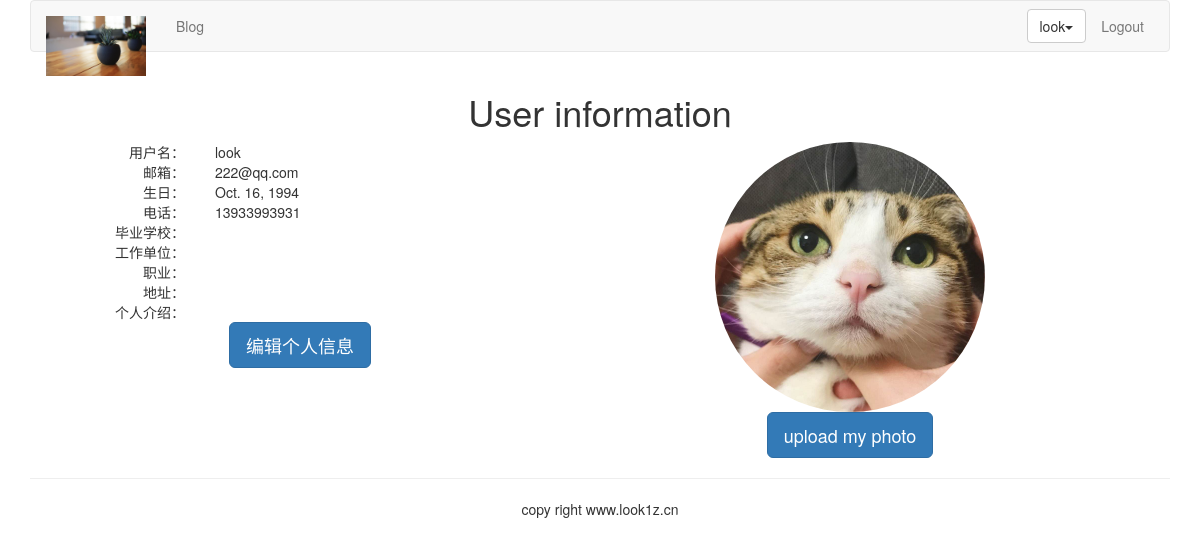
Page /account/my-information/ (signed in) on the earlier database version.
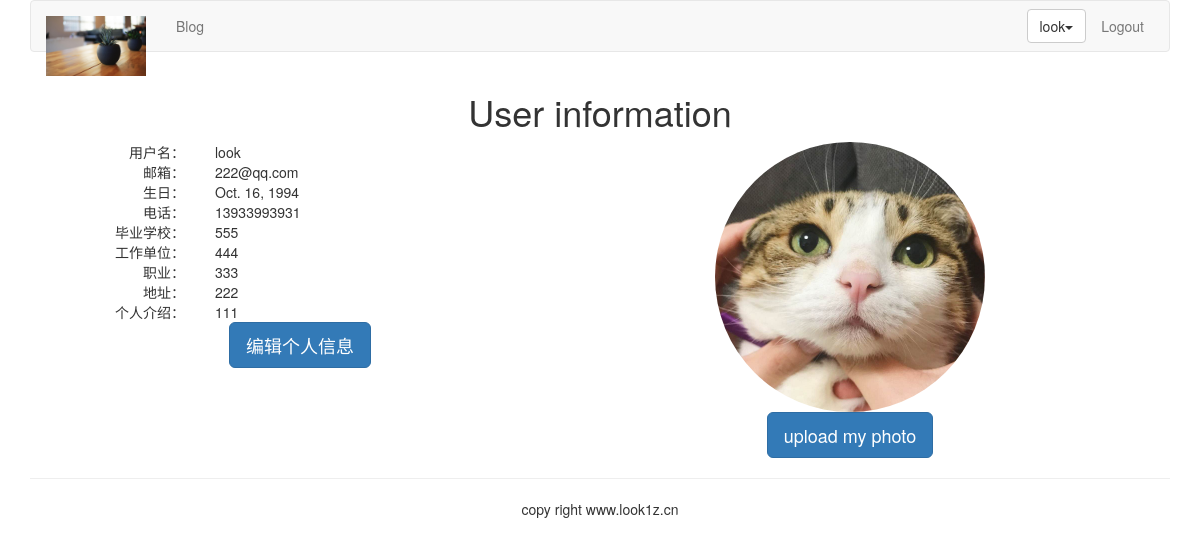
Same page on the later database version.
### account/models.py (models this page shows, shortened)
class UserProfile(models.Model):
    user = models.OneToOneField(User, unique=True)
    birth = models.DateField(blank=True, null=True)
    phone = models.CharField(max_length=20, null=True)

class UserInfo(models.Model):
    user = models.OneToOneField(User, unique=True)
    school = models.CharField(max_length=100, blank=True)
    company = models.CharField(max_length=100, blank=True)
    profession = models.CharField(max_length=100, blank=True)
    address = models.CharField(max_length=100, blank=True)
    aboutme = models.TextField(blank=True)

### account/views.py (the view)
@login_required(login_url='/account/login/')
def myself(request):
    user = User.objects.get(username=request.user.username)
    userprofile = UserProfile.objects.get(user=user)
    userinfo = UserInfo.objects.get(user=user)
    return render(request, "account/myself.html", {"user": user, "userprofile": userprofile, "userinfo": userinfo})

### templates/account/myself.html (shortened to what this page needs)
{% extends "base.html" %}
{% block content %}
<div class="row text-center vertical-middle-sm">
    <h1>User information</h1>
    <div class="row">
        <div class="col-md-6">
            <div class="row">
                <div class="col-md-4 text-right"><span>用户名：</span></div>
                <div class="col-md-8 text-left"><span>{{ user.username }}</span></div>
            </div>
            <div class="row">
                <div class="col-md-4 text-right"><span>邮箱：</span></div>
                <div class="col-md-8 text-left"><span>{{ user.email }}</span></div>
            </div>
            <div class="row">
                <div class="col-md-4 text-right"><span>生日：</span></div>
                <div class="col-md-8 text-left"><span>{{ userprofile.birth }}</span></div>
            </div>
            <div class="row">
                <div class="col-md-4 text-right"><span>电话：</span></div>
                <div class="col-md-8 text-left"><span>{{ userprofile.phone }}</span></div>
            </div>
            <div class="row">
                <div class="col-md-4 text-right"><span>毕业学校：</span></div>
                <div class="col-md-8 text-left"><span>{{ userinfo.school }}</span></div>
            </div>
            <div class="row">
                <div class="col-md-4 text-right"><span>工作单位：</span></div>
                <div class="col-md-8 text-left"><span>{{ userinfo.company }}</span></div>
            </div>
            <div class="row">
                <div class="col-md-4 text-right"><span>职业：</span></div>
                <div class="col-md-8 text-left"><span>{{ userinfo.profession }}</span></div>
            </div>
            <div class="row">
                <div class="col-md-4 text-right"><span>地址：</span></div>
                <div class="col-md-8 text-left"><span>{{ userinfo.address }}</span></div>
            </div>
            <div class="row">
                <div class="col-md-4 text-right"><span>个人介绍：</span></div>
                <div class="col-md-8 text-left"><span>{{ userinfo.aboutme }}</span></div>
            </div>
            <a href="{% url 'account:edit-my-information' %}"><button class="btn btn-primary btn-lg">编辑个人信息</button></a>
        </div>
        <div class="col-md-6">
            {% load staticfiles %}
            <div style="margin-right:100px">
                <img name="user_face" src="{% static 'images/cat.jpg' %}"
                class="img-circle" width="270px"  id="my_photo">
            </div>
            <div style="margin-right:100px">
                <button class="btn btn-primary btn-lg " id="upload_image" onclick="upload_image_layer()">
                    upload my photo
                </button>
            </div>
        </div>
    </div>
</div>
{% endblock %}

### templates/base.html (shortened to what this page needs)
{% load staticfiles %}
<!DOCTYPE html>
<html lang="zh-cn">
<head>
    <link rel="stylesheet" href="{% static 'css/bootstrap.css' %}">
</head>
<body>
    {% include "header.html" %}
    <div class="container">
        {% block content %}{% endblock %}
    </div>
    {% include "footer.html" %}
</body>
</html>

### templates/header.html (shortened to what this page needs)
{% load staticfiles %}
<div class="container">
    <nav class="navbar navbar-default" role="navigation">
        <div class="navbar-header">
            <a class="navbar-brand" href="http://www.look1z.cn">
                <img src="{% static '/images/logo.png' %}" width="100px">
            </a>
        </div>
        <div>
            <ul class="nav navbar-nav" role="navigation">
                <li><a href="{% url 'blog:blog_title' %}">Blog</a>
                </li>
            </ul>
            <ul class="nav navbar-nav navbar-right" style="margin-right:10px">
                {% if user.is_authenticated %}
                <li>
                    <div class="dropdown" style="margin-top:8px">
                        <button class="btn btn-default dropdown-toggle" type="button" id="dropdownMenu"
                                data-toggle="dropdown">{{ user.username }}<span class="caret"></span></button>
                    </div>
                </li>
                <li><a href="{% url 'account:user_logout' %}">Logout</a></li>
                {% else %}
                <li><a href="{% url 'account:user_login' %}">Login</a></li>
                {% endif %}
            </ul>
        </div>
    </nav>
</div>

### templates/footer.html
<div class="container">
    <hr>
    <p class="text-center">copy right www.look1z.cn</p>
</div>

Differences in the rows shown:
now on this page (row edited): UserInfo: school "555", company "444", profession "333", address "222", aboutme "111"
